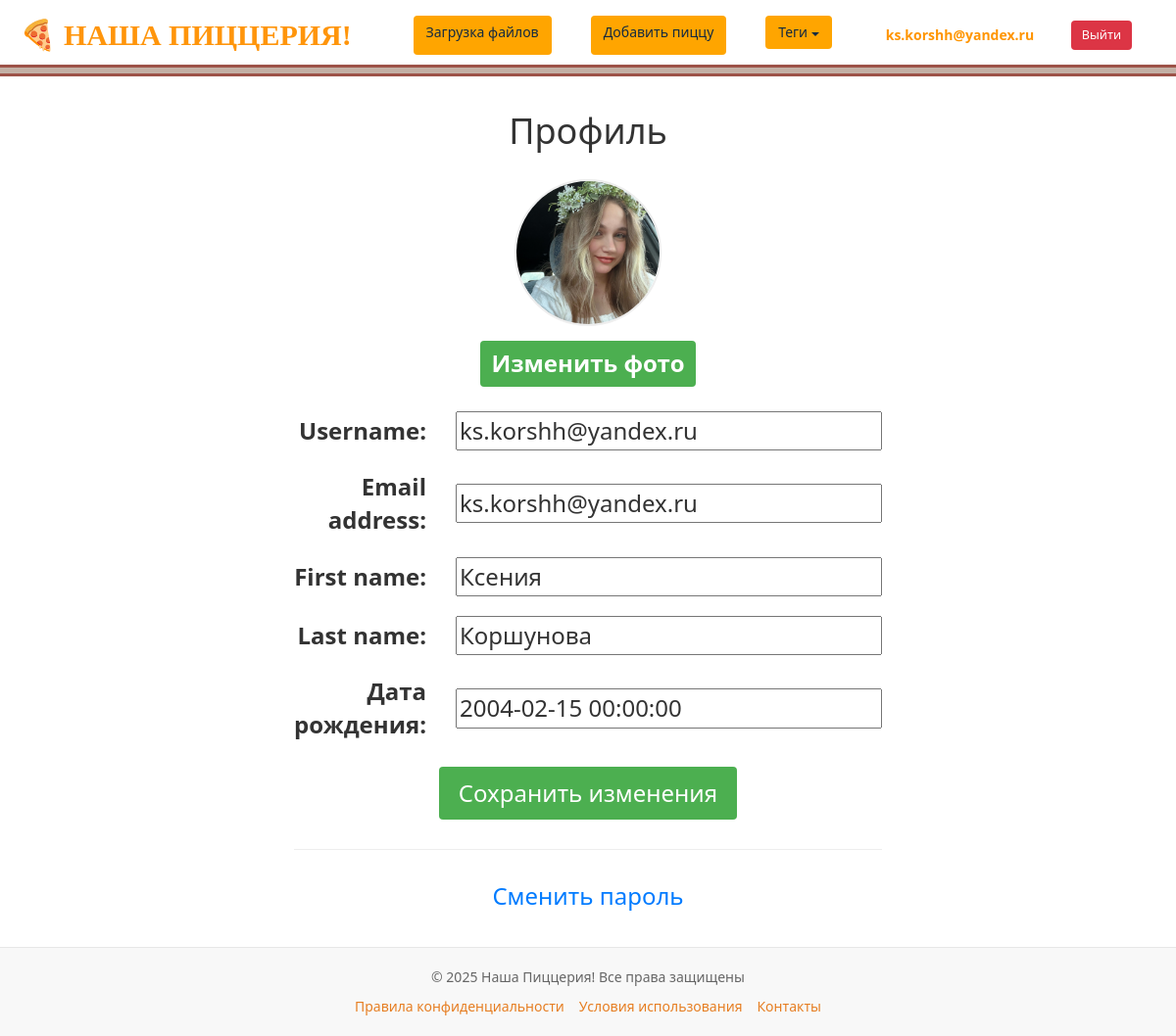
/users/profile/ (signed in), run on the app's committed database.
### users/models.py (models this page shows)
class User(AbstractUser):
    photo = models.ImageField(upload_to="users/%Y/%m/%d/", blank=True, null=True, verbose_name="Фотография")
    date_birth = models.DateTimeField(blank=True, null=True, verbose_name="Дата рождения")

### users/views.py (the view, shortened to what this page needs)
# urls.py: path('profile/', views.ProfileUser.as_view(), name='profile'),
class ProfileUser(LoginRequiredMixin, UpdateView):
    model = User
    fields = ['photo', 'username', 'email', 'first_name', 'last_name', 'date_birth']  # Все поля, которые нужно редактировать
    template_name = 'users/profile.html'
    success_url = reverse_lazy('users:profile')  # Перенаправление после успешного сохранения
    def get_object(self):
        return self.request.user  # Работаем с текущим пользователем

### homepage/templatetags/pizza_tags.py (called while the page is built)
@register.inclusion_tag('homepage/list_tags.html')
def show_tags():
    tags = TagPost.objects.all()
    return {'tags': tags}

### users/templates/users/profile.html (shortened to what this page needs)
{% extends 'base.html' %}
{% block content %}
<div class="profile-container" style="max-width: 600px; margin: 0 auto;">
    <h1 style="text-align: center; margin-bottom: 30px;">Профиль</h1>
    <form method="post" enctype="multipart/form-data">
        <div style="text-align: center; margin-bottom: 20px;">
            <label for="id_photo" style="cursor: pointer;">
                <img src="{% if user.photo %}{{ user.photo.url }}{% else %}{{ default_image }}{% endif %}"
                     style="width: 150px; height: 150px; border-radius: 50%; object-fit: cover; border: 2px solid #eee;"
                     id="photo-preview">
            </label>
            <div style="margin-top: 10px;">
                <label for="id_photo" style="padding: 6px 12px; background: #4CAF50; color: white; border-radius: 4px; cursor: pointer;">
                    Изменить фото
                </label>
            </div>
        </div>
        {% for f in form %}
            {% if f.name != 'photo' %}
            <div style="display: grid; grid-template-columns: 150px 1fr; gap: 15px; align-items: center; margin-bottom: 15px;">
                <label class="form-label" for="{{ f.id_for_label }}" style="text-align: right; padding-right: 15px;">
                    {{ f.label }}:
                </label>
                <div style="display: flex; flex-direction: column;">
                    {{ f }}
                </div>
            </div>
            {% endif %}
        {% endfor %}
        <div style="text-align: center; margin-top: 20px;">
            <button type="submit" style="padding: 10px 20px; background-color: #4CAF50; color: white; border: none; border-radius: 4px; cursor: pointer;">
                Сохранить изменения
            </button>
        </div>
    </form>
    <hr style="margin: 30px 0; border: 0; border-top: 1px solid #eee;">
    <div style="text-align: center;">
        <p style="margin: 15px 0;">
            <a href="{% url 'users:password_change' %}" style="color: #007bff; text-decoration: none;">
                Сменить пароль
            </a>
        </p>
    </div>
</div>
{% endblock %}

### templates/base.html (shortened to what this page needs)
{% load pizza_tags %}
{% load static %}
<!DOCTYPE html>
<html lang="ru">
<head>
    <link rel="stylesheet" href="{% static 'css/styles.css' %}">
    <link rel="stylesheet" href="https://maxcdn.bootstrapcdn.com/bootstrap/3.4.1/css/bootstrap.min.css">
</head>
<body>
    <header class="header">
    <div class="header-container">
        <a href="/" class="header-brand" style="text-decoration: none; color: #ff950b; font-family: 'Arial Black';">
            <span style="font-size: 30px;">🍕 НАША ПИЦЦЕРИЯ!</span>
        </a>
        <nav class="header-nav">
            <a href="{% url 'about' %}" class="btn btn-about">Загрузка файлов</a>
                <a href="{% url 'add_page' %}" class="btn btn-addpizza">Добавить пиццу</a>
            <div class="dropdown">
                <a href="#" class="btn btn-tags">Теги <span class="caret"></span></a>
            </div>
<div class="user-auth-section" style="margin-left: auto; display: flex; align-items: center; gap: 10px;">
    {% if user.is_authenticated %}
        <div style="display: flex; align-items: center; background-color: rgba(255,255,255,0.1); padding: 5px 15px; border-radius: 20px;">
            <a href="{% url 'users:profile' %}" class="username" style="color: rgb(255, 149, 0); font-weight: bold; margin-right: 10px; text-decoration: none;">
                {{ user.username }}
            </a>
            <span style="color: rgba(255,255,255,0.5); margin-right: 10px;">|</span>
            <a href="{% url 'users:logout' %}" class="btn btn-logout" style="background-color: #dc3545; color: white; padding: 5px 10px; border-radius: 4px; font-size: 0.9em; text-decoration: none;">
                Выйти
            </a>
        </div>
    {% endif %}
</div>
        </nav>
    </div>
</header>
    <main class="main">
        {% block content %}
        {% endblock %}
    </main>
    <footer class="pizza-footer">
        <div class="footer-content">
            <p class="copyright">© 2025 Наша Пиццерия! Все права защищены</p>
            <div class="footer-links">
                <a href="/privacy" class="footer-link">Правила конфиденциальности</a>
                <a href="/terms" class="footer-link">Условия использования</a>
                <a href="/contacts" class="footer-link">Контакты</a>
            </div>
        </div>
    </footer>
</body>
</html>

### static/css/styles.css (style rules this page uses)
.header { background-color: #e6e0da; padding: 1rem 0; border-bottom: 1px solid #e5e5e5; }
.header::before { content: ""; position: absolute; left: 0; top: 2.75rem; width: 100%; height: .5rem; background-color: #c3b0a5; border-top: .125rem solid #9d5248; border-bottom: .125rem solid #9d5248; }
.header-container { max-width: 1140px; margin: 0 auto; padding: 0 15px; display: flex; justify-content: space-between; align-items: center; }
.header-brand { font-size: 1.0rem; font-weight: 450; color: #212529; text-decoration: none; }
.header-nav { display: flex; gap: 1.5rem; }
.header-nav a { color: #142a40; text-decoration: none; font-weight: 500; transition: color 0.2s; }
.header-nav a { font-family: inherit; }
:root { --primary-orange: #FF8C00; --secondary-orange: #FFA500; --light-orange: #FFD700; }
body { background-color: #FFF8DC; font-family: Arial, sans-serif; }
header { background-color: var(--primary-orange); padding: 1rem; color: white; }
nav a { color: white; margin: 0 10px; text-decoration: none; }
button, .btn { background-color: var(--secondary-orange); color: white; border: none; padding: 10px 20px; cursor: pointer; border-radius: 5px; }

### templates/base.html (style rules this page uses)
html, body { height: 100%; margin: 0; padding: 0; font-size: 24px; font-family: 'Segoe UI', Tahoma, Geneva, Verdana, sans-serif; display: flex; flex-direction: column; }
.header { background-color: #ffffff; box-shadow: 0 2px 4px rgba(0,0,0,0.1); padding: 15px 0; }
.header-container { max-width: 1200px; margin: 0 auto; padding: 0 20px; display: flex; justify-content: space-between; align-items: center; }
.main { flex: 1; padding: 20px; max-width: 1200px; margin: 0 auto; width: 100%; }
.pizza-footer { background-color: #f8f8f8; padding: 20px 0; border-top: 1px solid #e7e7e7; flex-shrink: 0; margin-top: auto; }
.header-brand { color: #e67e22; text-decoration: none; font-weight: bold; font-size: 25px; }
.header-nav { display: flex; gap: 20px; font-size: 14px; }
.dropdown { position: relative; display: inline-block; }
.caret { display: inline-block; width: 0; height: 0; margin-left: 5px; vertical-align: middle; border-top: 4px solid; border-right: 4px solid transparent; border-left: 4px solid transparent; }
.footer-content { max-width: 1000px; margin: 0 auto; padding: 0 15px; text-align: center; }
.copyright { color: #666; font-size: 14px; margin-bottom: 10px; }
.footer-links { display: flex; gap: 15px; justify-content: center; flex-wrap: wrap; }
.footer-link { color: #e67e22; text-decoration: none; font-size: 14px; }

### data on the page
User: username "ks.korshh@yandex.ru", photo (picture), form "ks.korshh@yandex.ru" "ks.korshh@yandex.ru" "Ксения" "Коршунова" "2004-02-15 00:00:00"

### other printed values
{{ f.label }} "Username" "Email address" "First name" "Last name" "Дата рождения"
